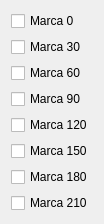
       <widget class="QWidget" name="layoutWidget_15">
        <property name="geometry">
         <rect>
          <x>350</x>
          <y>110</y>
          <width>91</width>
          <height>204</height>
         </rect>
        </property>
        <layout class="QVBoxLayout" name="verticalLayout_Brands_14">
         <item>
          <widget class="QCheckBox" name="checkBox_Brand_4">
           <property name="text">
            <string>Marca 0</string>
           </property>
          </widget>
         </item>
         <item>
          <widget class="QCheckBox" name="checkBox_Brand_34">
           <property name="text">
            <string>Marca 30</string>
           </property>
          </widget>
         </item>
         <item>
          <widget class="QCheckBox" name="checkBox_Brand_64">
           <property name="text">
            <string>Marca 60</string>
           </property>
          </widget>
         </item>
         <item>
          <widget class="QCheckBox" name="checkBox_Brand_94">
           <property name="text">
            <string>Marca 90</string>
           </property>
          </widget>
         </item>
         <item>
          <widget class="QCheckBox" name="checkBox_Brand_124">
           <property name="text">
            <string>Marca 120</string>
           </property>
          </widget>
         </item>
         <item>
          <widget class="QCheckBox" name="checkBox_brand_154">
           <property name="text">
            <string>Marca 150</string>
           </property>
          </widget>
         </item>
         <item>
          <widget class="QCheckBox" name="checkBox_Brand_184">
           <property name="text">
            <string>Marca 180</string>
           </property>
          </widget>
         </item>
         <item>
          <widget class="QCheckBox" name="checkBox_Brand_214">
           <property name="text">
            <string>Marca 210</string>
           </property>
          </widget>
         </item>
        </layout>
       </widget>
